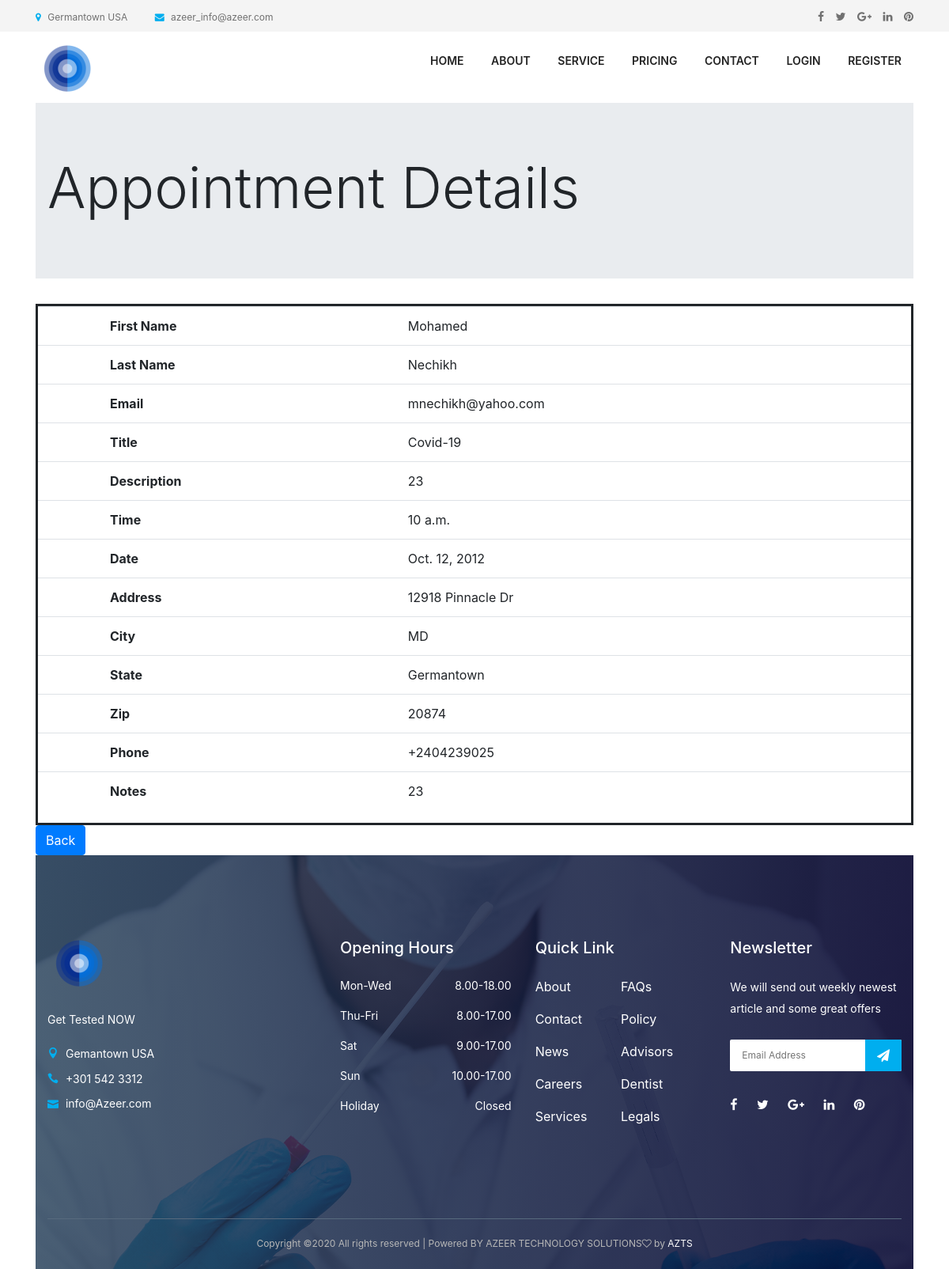
Page /appointmentsdetail/12 on the committed database.
### project_app/models.py (models this page shows, shortened)
class appointments(models.Model):
	first_name = models.CharField(max_length=200)
	last_name  = models.CharField(max_length=200)
	email = models.EmailField(max_length=100,blank=True)
	appointment_title = models.CharField(max_length=40)
	appointment_description = models.TextField()
	time_field = models.TimeField(blank=True, null=True)
	date_field = models.DateField(blank=True, null=True)
	address = models.CharField(max_length=250)
	state = models.CharField(max_length=5)
	city = models.CharField(max_length=50)
	zip_code = models.CharField(max_length=6)
	phone = models.CharField(max_length=14)
	notes = models.TextField()

### project_app/views.py (the view)
# urls.py: url(r'appointmentsdetail/(?P<pk>\d+)$',views.appointmentsdetail.as_view() ,name='appointmentsdetail'),
class appointmentsdetail(DetailView):
	template_name = 'appointment_files/view_appointment.html'
	model = appointments

### project_app/templates/appointment_files/view_appointment.html (shortened to what this page needs)
{% extends 'base.html' %}
{% load static %}
{% block content %}
<!DOCTYPE html>
<html>
<head>
	<link rel="stylesheet" href="https://maxcdn.bootstrapcdn.com/bootstrap/4.0.0-beta.2/css/bootstrap.min.css">
</head>
<body>
	<div class="container">
	<div class="jumbotron jumbotron-fluid">
  <div class="container">
    <h1 class="display-3">Appointment Details</h1>
    </div>
</div>
<div class="container1">
<table class="table">
  <tbody>
    <tr>
      <th scope="row"></th>
      <td><b>First Name</b></td>
      <td>{{appointments.first_name}}</td>
    </tr>
    <tr>
      <th scope="row"></th>
      <td><b>Last Name</b></td>
      <td>{{appointments.last_name}}</td>
    </tr>
    <tr>
      <th scope="row"></th>
      <td><b>Email</b></td>
      <td>{{appointments.email}}</td>
    </tr>
    <tr>
      <th scope="row"></th>
      <td><b>Title</b></td>
      <td>{{appointments.appointment_title}}</td>
    </tr>
    <tr>
      <th scope="row"></th>
      <td><b>Description</b></td>
      <td>{{appointments.appointment_description}}</td>
    </tr>
    <tr>
      <th scope="row"></th>
      <td><b>Time</b></td>
      <td>{{appointments.time_field}}</td>
    </tr>
    <tr>
      <th scope="row"></th>
      <td><b>Date</b></td>
      <td>{{appointments.date_field}}</td>
    </tr>
    <tr>
      <th scope="row"></th>
      <td><b>Address</b></td>
      <td>{{appointments.address}}</td>
    </tr>
    <tr>
      <th scope="row"></th>
      <td><b>City</b></td>
      <td>{{appointments.state}}</td>
    </tr>
    <tr>
      <th scope="row"></th>
      <td><b>State</b></td>
      <td>{{appointments.city}}</td>
    </tr>
      <tr>
      <th scope="row"></th>
      <td><b>Zip</b></td>
      <td>{{appointments.zip_code}}</td>
    </tr>
      <tr>
      <th scope="row"></th>
      <td><b>Phone</b></td>
      <td>{{appointments.phone}}</td>
    </tr>
      <tr>
      <th scope="row"></th>
      <td><b>Notes</b></td>
      <td>{{appointments.notes}}</td>
    </tr>
  </tbody>
</table>
</div>
<a class="btn btn-primary btn-md" href="view" role="button">Back</a>
</body>
</html>
{% endblock %}

### static/website/css/style.css (style rules this page uses)
* { margin: 0; padding: 0; }
body { font-family: "Montserrat", sans-serif; font-weight: 400; font-size: 14px; }
h1, h2, h3, h4, h5, h6 { font-family: "Montserrat", sans-serif; color: #333333; line-height: 1.4; font-weight: 600; }
a, a:active, a:focus, a:hover { color: #333333; text-decoration: none; -webkit-transition-duration: 500ms; -o-transition-duration: 500ms; transition-duration: 500ms; outline: none; }

### static/website/css/default-assets/classy-nav.css (style rules this page uses)
body { font-family: "Roboto", sans-serif; }

### project_app/templates/appointment_files/view_appointment.html (style rules this page uses)
.container1 { border: solid; }

### rows in the picture
appointments: first_name "Mohamed", last_name "Nechikh", email "mnechikh@yahoo.com", appointment_title "Covid-19", appointment_description "23", time_field "10 a.m.", date_field "Oct. 12, 2012", address "12918 Pinnacle Dr", state "MD", city "Germantown", zip_code "20874", phone "+2404239025", notes "23"
